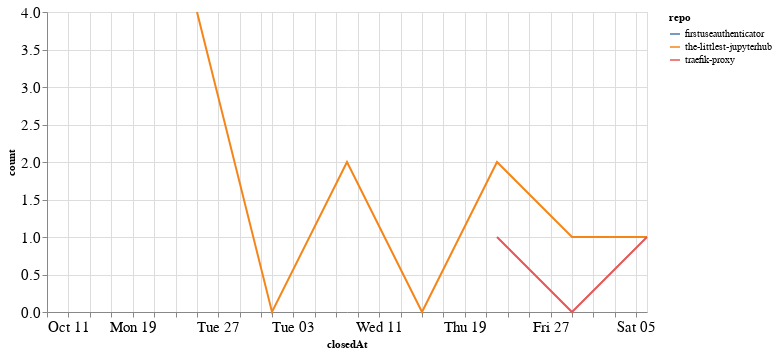

Notebook source saved alongside this figure:
### Code cell
closed_by_time = closed_by.groupby('repo').resample('W', on='closedAt').count()['author'].reset_index()
closed_by_time = closed_by_time.rename(columns={'author': 'count'})

alt.Chart(closed_by_time, width=600).mark_line().encode(
    x='closedAt',
    y='count',
    color='repo',
    tooltip="repo"
)

### Figure 1 — Vega-Lite specification as saved in the notebook (floating-point values rounded to 4 significant figures)
{"config": {"axisLeft": {"labelFontSize": 15}, "axisBottom": {"labelFontSize": 15}}, "data": {"name": "data-58f5920802749555a01c2b35357c8b7a"}, "mark": "line", "encoding": {"color": {"type": "nominal", "field": "repo"}, "tooltip": {"type": "nominal", "field": "repo"}, "x": {"type": "temporal", "field": "closedAt"}, "y": {"type": "quantitative", "field": "count"}}, "width": 600, "$schema": "https://vega.github.io/schema/vega-lite/v4.8.1.json", "datasets": {"data-58f5920802749555a01c2b35357c8b7a": [{"repo": "firstuseauthenticator", "closedAt": "2020-10-11T00:00:00", "count": 1}, {"repo": "the-littlest-jupyterhub", "closedAt": "2020-10-25T00:00:00", "count": 4}, {"repo": "the-littlest-jupyterhub", "closedAt": "2020-11-01T00:00:00", "count": 0}, {"repo": "the-littlest-jupyterhub", "closedAt": "2020-11-08T00:00:00", "count": 2}, {"repo": "the-littlest-jupyterhub", "closedAt": "2020-11-15T00:00:00", "count": 0}, {"repo": "the-littlest-jupyterhub", "closedAt": "2020-11-22T00:00:00", "count": 2}, {"repo": "the-littlest-jupyterhub", "closedAt": "2020-11-29T00:00:00", "count": 1}, {"repo": "the-littlest-jupyterhub", "closedAt": "2020-12-06T00:00:00", "count": 1}, {"repo": "traefik-proxy", "closedAt": "2020-11-22T00:00:00", "count": 1}, {"repo": "traefik-proxy", "closedAt": "2020-11-29T00:00:00", "count": 0}, {"repo": "traefik-proxy", "closedAt": "2020-12-06T00:00:00", "count": 1}]}}
